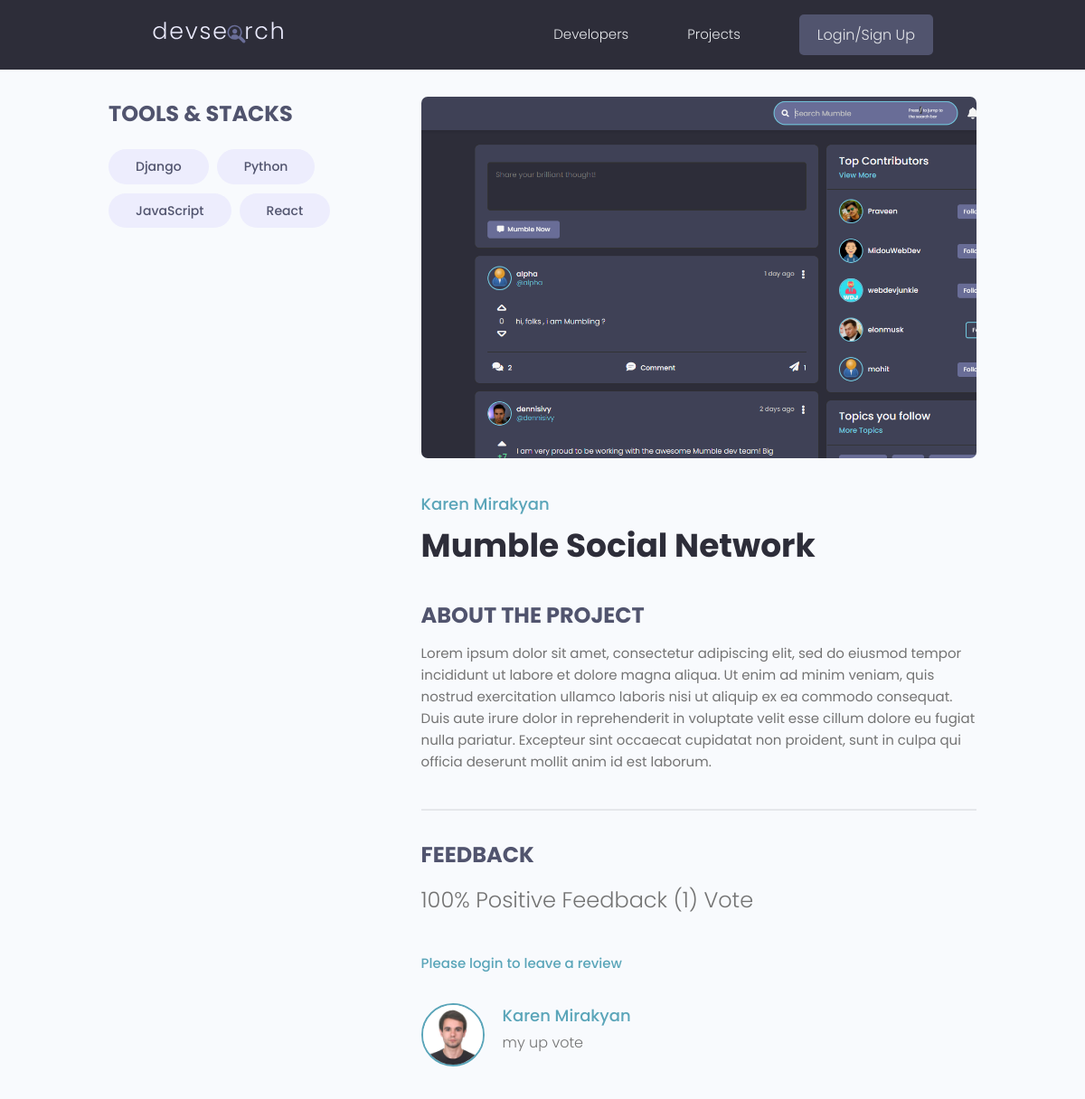
Before: /projects/project/7f3fb4b7-e08b-4c72-bfba-562dbb08f5d8/ with the older database file.
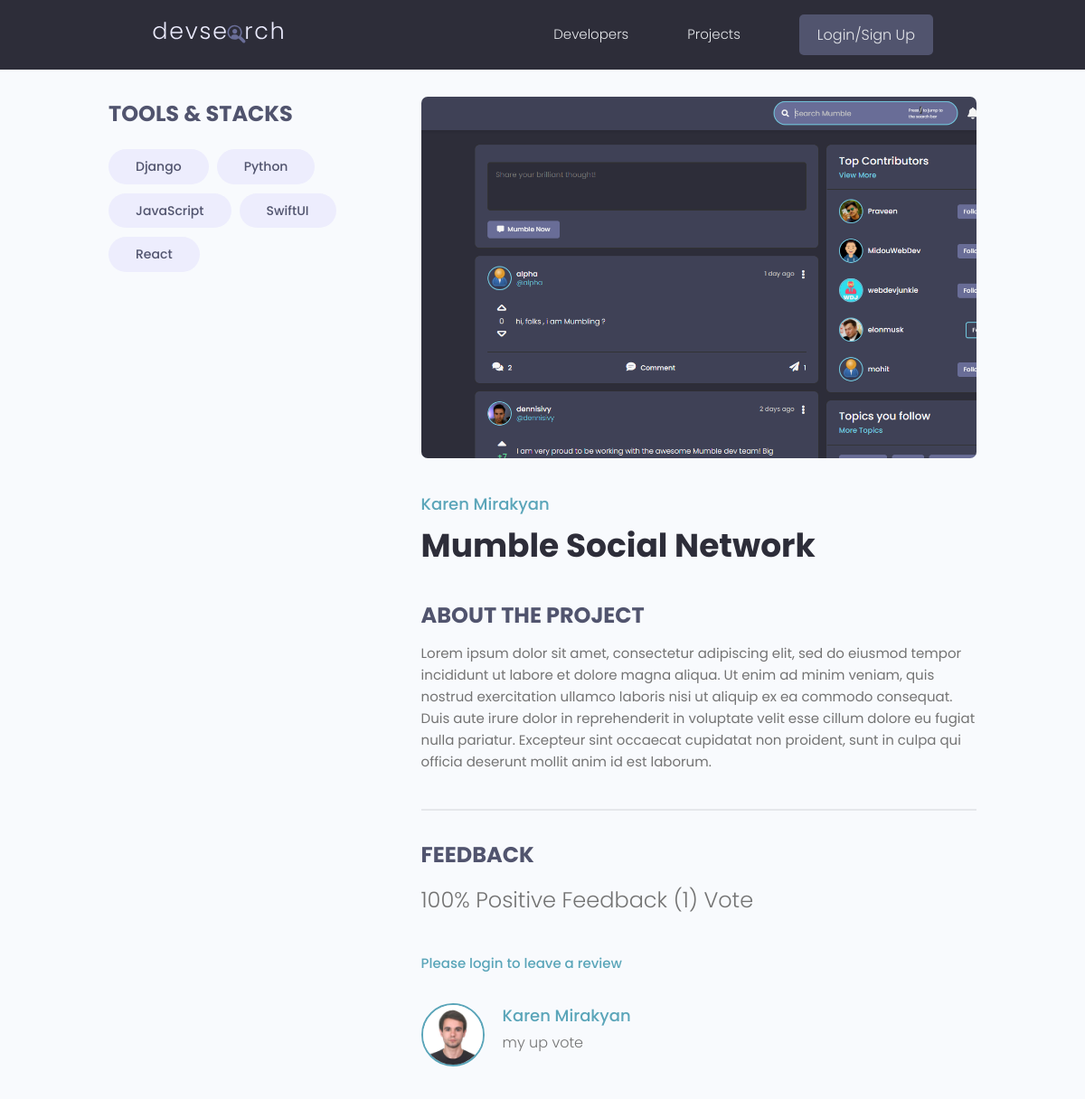
After: the same page with the newer database file.
### projects/models.py (models this page shows, shortened)
class Tag(models.Model):
    name = models.CharField(max_length=200)
    created = models.DateTimeField(auto_now_add=True)
    id = models.UUIDField(default=uuid.uuid4, unique=True, primary_key=True, editable=False)
    def __str__(self):
        return self.name

class Review(models.Model):
    VOTE_TYPE = (
        ('up', 'Up Vote'),
        ('down', 'Down Vote'),
    )
    owner = models.ForeignKey(Profile, on_delete=models.CASCADE, null=True)
    project = models.ForeignKey(Project, on_delete=models.CASCADE)
    body = models.TextField(null=True, blank=True)
    value = models.CharField(max_length=200, choices=VOTE_TYPE)
    created = models.DateTimeField(auto_now_add=True)
    id = models.UUIDField(default=uuid.uuid4, unique=True,
                          primary_key=True, editable=False)
    class Meta:
        unique_together = [['owner', 'project']]

### users/models.py (models this page shows, shortened)
class Profile(models.Model):
    user = models.OneToOneField(User, on_delete=models.CASCADE, null=True, blank=True)
    name = models.CharField(max_length=200, blank=True, null=True)
    username = models.CharField(max_length=200, blank=True, null=True)
    location = models.CharField(max_length=200, blank=True, null=True)
    email = models.EmailField(max_length=200, blank=True, null=True)
    short_intro = models.CharField(max_length=200, blank=True, null=True)
    bio = models.TextField(blank=True, null=True)
    profile_image = models.ImageField(null=True, blank=True, upload_to='profiles/', default='profiles/user-default.png')
    social_github = models.CharField(max_length=200, blank=True, null=True)
    social_twitter = models.CharField(max_length=200, blank=True, null=True)
    social_linkedin = models.CharField(max_length=200, blank=True, null=True)
    social_youtube = models.CharField(max_length=200, blank=True, null=True)
    social_website = models.CharField(max_length=200, blank=True, null=True)
    created = models.DateTimeField(auto_now_add=True)
    id = models.UUIDField(default=uuid.uuid4, unique=True, primary_key=True, editable=False)
    class Meta:
        ordering = ['created']

### projects/views.py (the view, shortened to what this page needs)
# urls.py: path('project/<str:pk>/', views.get_project),
def project(request, pk):
    project = Project.objects.get(id=pk)
    form = ReviewForm()
    context = {
        'project': project,
        'form': form
    }
    return render(request, 'projects/single_project.html', context)

### projects/models.py (called while the page is built)
    @property
    def image_url(self):
        try:
            url = self.featured_image.url
        except:
            url = ''
        return url

    @property
    def reviewers(self):
        queryset = self.review_set.all().values_list('owner__id', flat=True)
        return queryset

### projects/templates/projects/single_project.html (shortened to what this page needs)
{% extends 'main.html' %}
{% block content %}
  <main class="singleProject my-md">
    <div class="container">
      <div class="layout">
        <div class="column column--1of3">
          <h3 class="singleProject__subtitle">Tools & Stacks</h3>
          <div class="singleProject__toolStack">
              {% for tag in project.tags.all %}
                  <span class="tag tag--pill tag--sub tag--lg">
                      <small>{{ tag }}</small>
                  </span>
              {% endfor %}
          </div>
        </div>
        <div class="column column--2of3">
          <img class="singleProject__preview" src="{{ project.image_url}}" alt="portfolio thumbnail" />
          <a href="{% url 'user-profile' project.owner.id %}" class="singleProject__developer">{{ project.owner.name }}</a>
          <h2 class="singleProject__title">{{ project.title}}</h2>
          <h3 class="singleProject__subtitle">About the Project</h3>
          <div class="singleProject__info">
            {{ project.description }}
          </div>
          <div class="comments">
            <h3 class="singleProject__subtitle">Feedback</h3>
            <h5 class="project--rating">
                {{ project.vote_ratio }}% Positive Feedback ({{ project.vote_total}}) Vote{{ project.vote_total|pluralize:'s' }}
            </h5>
            {% if request.user.profile.id in project.reviewers %}
                <p>You have already submitted your review for this project</p>
                {% elif request.user.profile == project.owner %}
                    <p>You can't review your own project </p>
                {% else %}
                    <a href="{% url 'login' %}?next={{ request.path }}">Please login to leave a review</a>
            {% endif %}
            <div class="commentList">
                {% for review in project.review_set.all %}
                    {% if review.body %}
                        <div class="comment">
                            <a href="{% url 'user-profile' review.owner.id %}">
                              <img class="avatar avatar--md"
                                src="{{ review.owner.profile_image.url }}" alt="user" />
                            </a>
                            <div class="comment__details">
                              <a href="{% url 'user-profile' review.owner.id %}" class="comment__author">{{ review.owner.name }}</a>
                              <p class="comment__info">{{ review.body|linebreaks}}</p>
                            </div>
                        </div>
                    {% endif %}
                {% endfor %}
            </div>
          </div>
        </div>
      </div>
    </div>
  </main>
{% endblock %}

Changed rows visible on the page:
added Tag: name "SwiftUI"
